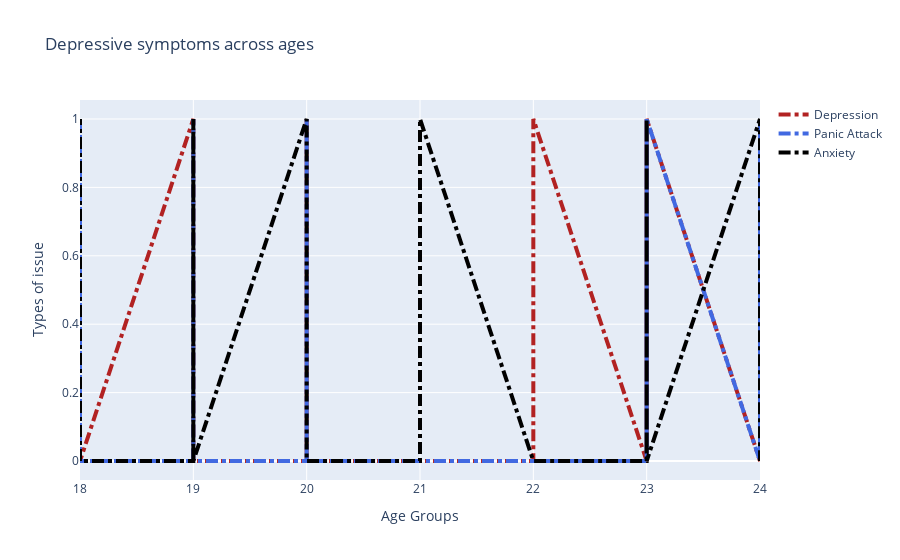

The code cell stored with this chart in its notebook:
### Markdown cell above
- **Key Finding:** The analysis reveals a higher prevalence of depression among students pursuing computer-related degrees compared to other disciplines.

- **Age Group Impact:** Students in the midst of their degree, specifically at the age of 19-20, exhibit a higher likelihood of experiencing depression compared to other age groups.

- **Discipline Comparison:**

  - _Computer-related Degrees:_ Highest reported depression rates.
  - _Engineering and Technology Degrees:_ Second-highest depression rates.

- **Temporal Patterns in Engineering and Technology Courses:**
  - _Start of Degrees:_ Engineering and technology students show an increased likelihood of depression at the beginning of their academic journey.
  - _End of Degrees:_ Similarly, a notable prevalence of depression is observed towards the completion of their degrees.

### Code cell
# dataset.sort_values(by="Study Year", inplace=True)

x = dataset["Age"]

fig = go.Figure()

# Create and style traces

fig.add_trace(go.Scatter(x=x, y=dataset["Depression"], name='Depression', line=dict(
    color='firebrick', width=4, dash='dashdot')))

fig.add_trace(go.Scatter(x=x, y=dataset["Panic Attack"], name='Panic Attack', line=dict(
    color='royalblue', width=4, dash='dashdot')))

fig.add_trace(go.Scatter(x=x, y=dataset["Anxiety"], name='Anxiety', line=dict(
    color='black', width=4, dash='dashdot')))


# Edit the layout

fig.update_layout(title='Depressive symptoms across ages',
                  xaxis_title='Age Groups', yaxis_title='Types of issue')


fig.show()

### Figure 1 — Plotly figure (JSON) as saved in the notebook; plotly's stock layout.template omitted (floating-point values rounded to 4 significant figures)
{"data": [{"line": {"color": "firebrick", "dash": "dashdot", "width": 4}, "name": "Depression", "type": "scatter", "x": [18, 18, 18, 18, 18, 18, 18, 18, 18, 18, 18, 18, 18, 18, 18, 18, 18, 18, 18, 18, 18, 18, 18, 18, 18, 18, 18, 18, 18, 18, 18, 18, 19, 19, 19, 19, 19, 19, 19, 19, 19, 19, 19, 19, 19, 19, 19, 19, 19, 19, 19, 19, 19, 20, 20, 20, 20, 20, 20, 20, 21, 21, 21, 22, 22, 23, 23, 23, 23, 23, 23, 23, 23, 23, 23, 23, 23, 23, 24, 24, 24, 24, 24, 24, 24, 24, 24, 24, 24, 24, 24, 24, 24, 24, 24, 24, 24, 24, 24, 24, 24], "y": [1, 0, 1, 0, 1, 1, 0, 0, 0, 0, 1, 0, 0, 1, 0, 0, 0, 0, 0, 1, 0, 1, 1, 0, 0, 1, 0, 0, 0, 0, 1, 0, 1, 0, 0, 0, 0, 0, 1, 1, 0, 0, 1, 0, 0, 1, 1, 0, 1, 1, 0, 1, 0, 0, 0, 0, 1, 1, 1, 0, 0, 0, 0, 0, 1, 0, 0, 1, 0, 0, 0, 1, 0, 1, 1, 0, 0, 1, 0, 0, 0, 0, 1, 0, 0, 1, 0, 1, 0, 0, 1, 0, 0, 0, 0, 0, 1, 0, 0, 0, 1]}, {"line": {"color": "royalblue", "dash": "dashdot", "width": 4}, "name": "Panic Attack", "type": "scatter", "x": [18, 18, 18, 18, 18, 18, 18, 18, 18, 18, 18, 18, 18, 18, 18, 18, 18, 18, 18, 18, 18, 18, 18, 18, 18, 18, 18, 18, 18, 18, 18, 18, 19, 19, 19, 19, 19, 19, 19, 19, 19, 19, 19, 19, 19, 19, 19, 19, 19, 19, 19, 19, 19, 20, 20, 20, 20, 20, 20, 20, 21, 21, 21, 22, 22, 23, 23, 23, 23, 23, 23, 23, 23, 23, 23, 23, 23, 23, 24, 24, 24, 24, 24, 24, 24, 24, 24, 24, 24, 24, 24, 24, 24, 24, 24, 24, 24, 24, 24, 24, 24], "y": [1, 0, 0, 1, 1, 0, 1, 0, 1, 1, 0, 0, 0, 0, 1, 0, 0, 0, 0, 0, 0, 1, 0, 0, 0, 0, 0, 0, 0, 1, 0, 0, 0, 0, 1, 0, 0, 1, 0, 1, 0, 0, 1, 0, 1, 1, 1, 0, 1, 0, 0, 1, 0, 0, 0, 0, 0, 0, 1, 0, 0, 0, 0, 0, 0, 0, 0, 1, 1, 0, 0, 0, 0, 0, 1, 0, 1, 1, 0, 1, 0, 0, 1, 0, 0, 1, 1, 1, 0, 0, 1, 0, 0, 0, 1, 1, 0, 0, 1, 0, 0]}, {"line": {"color": "black", "dash": "dashdot", "width": 4}, "name": "Anxiety", "type": "scatter", "x": [18, 18, 18, 18, 18, 18, 18, 18, 18, 18, 18, 18, 18, 18, 18, 18, 18, 18, 18, 18, 18, 18, 18, 18, 18, 18, 18, 18, 18, 18, 18, 18, 19, 19, 19, 19, 19, 19, 19, 19, 19, 19, 19, 19, 19, 19, 19, 19, 19, 19, 19, 19, 19, 20, 20, 20, 20, 20, 20, 20, 21, 21, 21, 22, 22, 23, 23, 23, 23, 23, 23, 23, 23, 23, 23, 23, 23, 23, 24, 24, 24, 24, 24, 24, 24, 24, 24, 24, 24, 24, 24, 24, 24, 24, 24, 24, 24, 24, 24, 24, 24], "y": [0, 1, 0, 1, 1, 1, 0, 0, 1, 0, 1, 0, 1, 1, 0, 1, 0, 0, 1, 1, 1, 1, 0, 0, 0, 1, 0, 0, 0, 0, 0, 0, 0, 1, 0, 0, 0, 0, 1, 0, 0, 0, 1, 0, 0, 1, 0, 0, 1, 0, 0, 0, 0, 1, 0, 0, 0, 1, 1, 0, 0, 1, 1, 0, 0, 0, 0, 1, 0, 0, 0, 0, 0, 1, 0, 0, 0, 0, 1, 1, 0, 1, 1, 0, 0, 1, 0, 0, 1, 0, 1, 1, 0, 0, 0, 0, 0, 0, 0, 0, 0]}], "layout": {"title": {"text": "Depressive symptoms across ages"}, "xaxis": {"title": {"text": "Age Groups"}}, "yaxis": {"title": {"text": "Types of issue"}}}}
